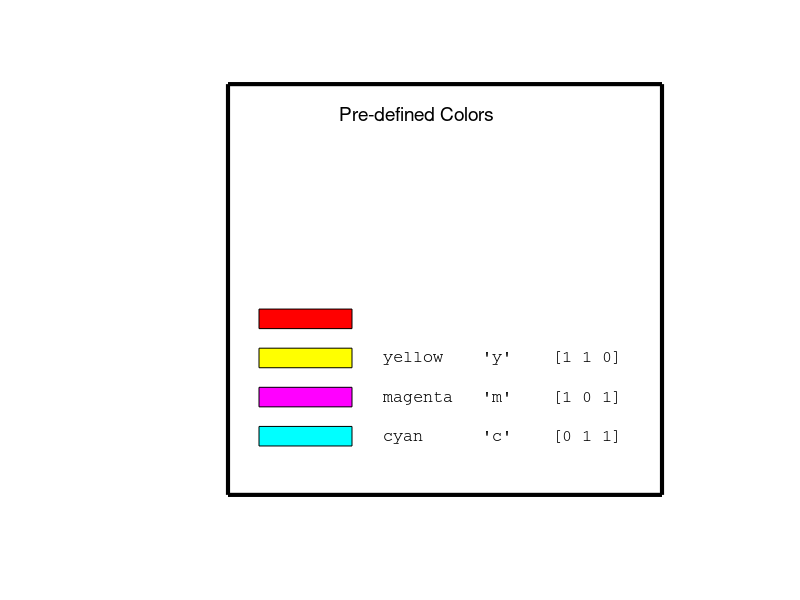

MATLAB code to generate this figure: (Note: this script raises an error after producing the figure.)
% Script File: ShowPredefinedColors
% How reference the eight predefined colors.

  close all
  plot([-1 13 13 -1 -1],[-3 -3 18 18 -3],'k','Linewidth',3)
  axis off
  text(2.6,16.5,'Pre-defined Colors','FontSize',14)


% The predefined colors.
  x = [0 3 3 0 0];
  y = [-.5 -.5 .5 .5 -.5];
  FN = 'FontName';
  FS = 'FontSize';
  hold on
  fill(x,y,'c')
  text(4,0,'cyan      ''c''    [0 1 1]',FN,'Courier',FS,12)
  fill(x,y+2,'m')
  text(4,2,'magenta   ''m''    [1 0 1]',FN,'Courier',FS,12)
  fill(x,y+4,'y')
  text(4,4,'yellow    ''y''    [1 1 0]',FN,'Courier',FS,12)
  fill(x,y+6,'r')
  text(4,6,'red       ''r''    [1 0 0]',FN','Courier',FS,12)
  fill(x,y+8,'g')
  text(4,8,'green     ''g''    [0 1 0]',FN,'Courier',FS,12)
  fill(x,y+10,'b')
  text(4,10,'blue      ''b''    [0 0 1]',FN,'Courier',FS,12)
  fill(x,y+12,'k')
  text(4,12,'black     ''k''    [0 0 0]',FN,'Courier',FS,12)
  fill(x,y+14,'w')
  text(4,14,'white     ''w''    [1 1 1]',FN,'Courier',FS,12)

  hold off